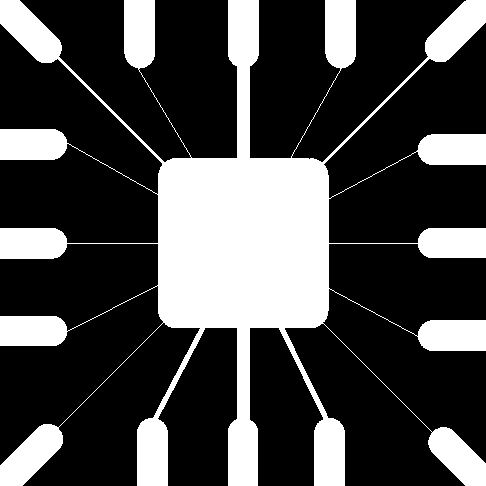
#> input picture test01.jpg, 486 x 486 px
$ python -i img_edge.py   (imports and definitions only)   (older library calls are emulated)
#> lines starting #> are read from the running program, lines starting #| are printed output that depends on the picture; after the words box and inside, x2 and y2 are one past the last pixel; in counts of white or black regions, pixels touching at a corner belong together
#> further down, picture is the input picture: shape (486, 486, 3); min 0, max 255, mean 71.7
import cv2
import numpy as np
import matplotlib.pyplot as plt


class Edge:
    def __init__(self,img):
        self.img = img
        self.lenna_img = cv2.cvtColor(self.img, cv2.COLOR_BGR2RGB)
        self.grayImage = cv2.cvtColor(self.img, cv2.COLOR_BGR2GRAY)
        self.gaussianBlur = cv2.GaussianBlur(self.grayImage, (3,3), 0)
        ret,self.binary = cv2.threshold(self.gaussianBlur, 127, 255, cv2.THRESH_BINARY)
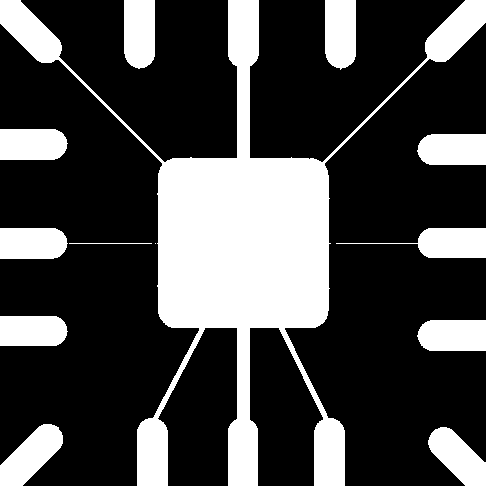
#> self.binary: shape (486, 486); 27.7% white; 13 white regions (1 under 20 px), largest, box (x1, y1, x2, y2) and area: (0, 0, 486, 486) 45312, (0, 424, 63, 486) 2174, (336, 228, 486, 258) 2038
    def Roberts(self):
        #Roberts算子
        kernelx = np.array([[-1,0],[0,1]], dtype=int)
        kernely = np.array([[0,-1],[1,0]], dtype=int)
        x = cv2.filter2D(self.binary, cv2.CV_16S, kernelx)
        y = cv2.filter2D(self.binary, cv2.CV_16S, kernely)
        absX = cv2.convertScaleAbs(x)
#> absX: shape (486, 486); 1.8% white in thin lines or dots
        absY = cv2.convertScaleAbs(y)
#> absY: shape (486, 486); 1.8% white in thin lines or dots
        Roberts = cv2.addWeighted(absX, 0.5, absY, 0.5, 0)
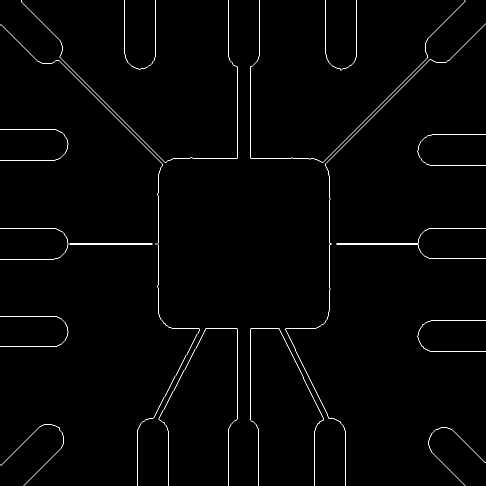
#> Roberts: shape (486, 486); min 0, max 255, mean 4.6
        return Roberts
    def Prewitt(self):
        #Prewitt算子
        kernelx = np.array([[1,1,1],[0,0,0],[-1,-1,-1]], dtype=int)
#> kernelx = [[1, 1, 1], [0, 0, 0], [-1, -1, -1]]
        kernely = np.array([[-1,0,1],[-1,0,1],[-1,0,1]], dtype=int)
        x = cv2.filter2D(self.binary, cv2.CV_16S, kernelx)
        y = cv2.filter2D(self.binary, cv2.CV_16S, kernely)
        absX = cv2.convertScaleAbs(x)
#> absX: shape (486, 486); 3.3% white in thin lines or dots
        absY = cv2.convertScaleAbs(y)
#> absY: shape (486, 486); 3.6% white in thin lines or dots
        Prewitt = cv2.addWeighted(absX,0.5,absY,0.5,0)
        return Prewitt
    def Sobel(self):
        #Sobel算子
        x = cv2.Sobel(self.binary, cv2.CV_16S, 1, 0)
        y = cv2.Sobel(self.binary, cv2.CV_16S, 0, 1)
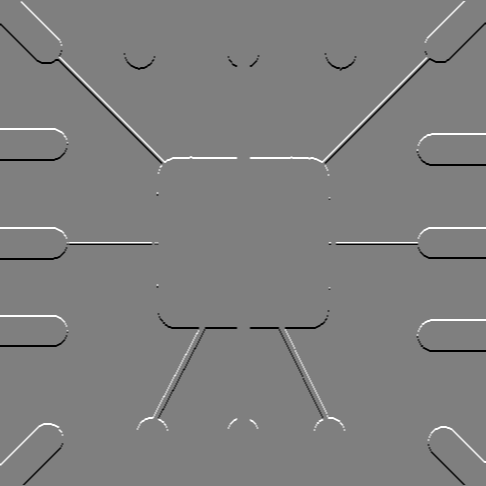
#> y: shape (486, 486) int16; min -1020, max 1020, mean 0; drawn with min black and max white
        absX = cv2.convertScaleAbs(x)
        absY = cv2.convertScaleAbs(y)
        Sobel = cv2.addWeighted(absX, 0.5, absY, 0.5, 0)
        return Sobel
    def Laplacian(self):
        #拉普拉斯算法
        dst = cv2.Laplacian(self.binary, cv2.CV_16S, ksize = 3)
        Laplacian = cv2.convertScaleAbs(dst)
#> Laplacian: shape (486, 486); 4.6% white in thin lines or dots
        return Laplacian
    def Scharr(self):
        # Scharr算子
        x = cv2.Scharr(self.grayImage, cv2.CV_32F, 1, 0)  # X方向
        y = cv2.Scharr(self.grayImage, cv2.CV_32F, 0, 1)  # Y方向
        absX = cv2.convertScaleAbs(x)
        absY = cv2.convertScaleAbs(y)
        Scharr = cv2.addWeighted(absX, 0.5, absY, 0.5, 0)
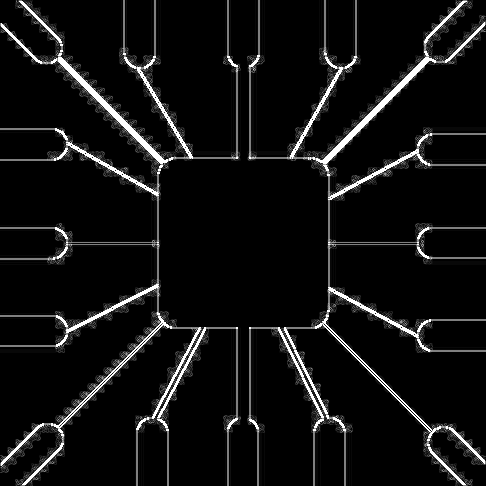
#> Scharr: shape (486, 486); min 0, max 255, mean 16.8
        return Scharr
    def Canny(self):
        # Canny算子
        gaussian = cv2.GaussianBlur(self.grayImage, (3, 3), 0)  # 高斯滤波降噪
        Canny = cv2.Canny(gaussian, 50, 150)
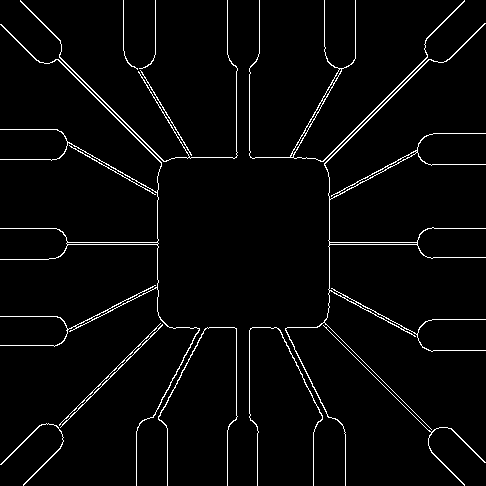
#> Canny: shape (486, 486); 3.1% white in thin lines or dots
        return Canny
    def LOG(self):
        # LOG算子
        gaussian = cv2.GaussianBlur(self.grayImage, (3, 3), 0)  # 先通过高斯滤波降噪
        dst = cv2.Laplacian(gaussian, cv2.CV_16S, ksize=3)  # 再通过拉普拉斯算子做边缘检测
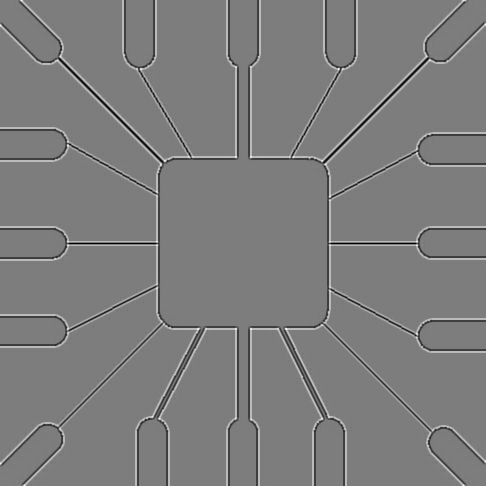
#> dst: shape (486, 486) int16; min -512, max 530, mean 0; drawn with min black and max white
        LOG = cv2.convertScaleAbs(dst)
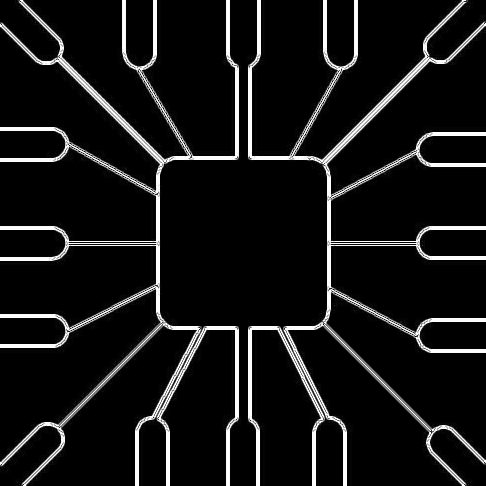
#> LOG: shape (486, 486); min 0, max 255, mean 20.9
        return LOG

    def plot(self):
        #效果图
        titles = ['Source Image', 'Binary Image', 'Roberts Image',
                  'Prewitt Image','Sobel Image', 'Laplacian Image',
                  'Scharr Image','Canny Image','LOG Image']
        images = [self.lenna_img, self.binary,self.Roberts(), self.Prewitt(), self.Sobel(), self.Laplacian(),
                  self.Scharr(),self.Canny(),self.LOG()]
        for i in np.arange(9):
           plt.subplot(3,3,i+1),plt.imshow(images[i],'gray')
           plt.title(titles[i])
           plt.xticks([]),plt.yticks([])
        plt.tight_layout()
        plt.savefig('save_plot/edge.jpg')
        plt.show()

>>> import cv2
>>> picture = cv2.imread('test01.jpg')
>>> result = Edge(picture).plot()
